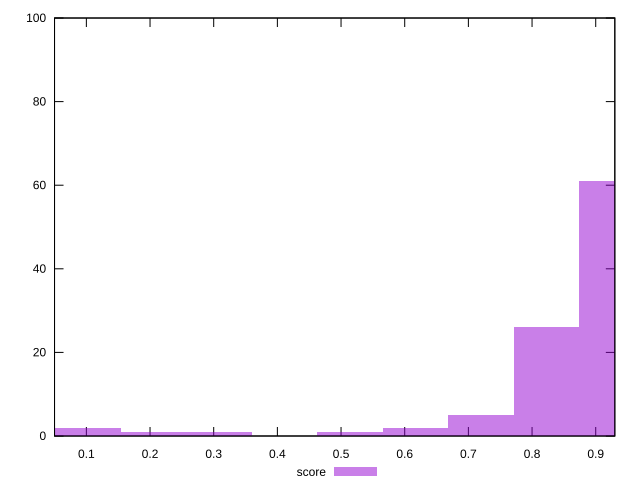

This chart was generated by the following gnuplot code:
reset

$score <<EOF
0.8228440797179503 26
0.9256995896826941 61
0.7199885697532065 5
0 1
0.10285550996474378 2
0.20571101992948757 1
0.30856652989423133 1
0.6171330597884627 2
0.5142775498237189 1
EOF

set key outside below
set boxwidth 0.10285550996474378
set xrange [0.05:0.93]
set yrange [0:100]
set trange [0:100]
set style fill transparent solid 0.5 noborder
set terminal svg size 640, 490 enhanced background rgb 'white'
set output "reprap/total-blocking-time/samples/pages+cached/score/histogram.svg"

plot $score title "score" with boxes

reset
